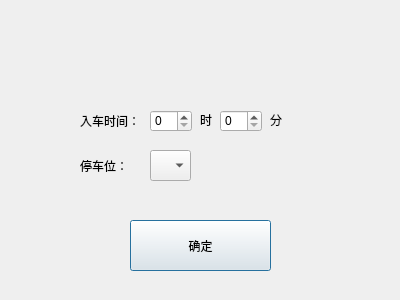
<?xml version="1.0" encoding="UTF-8"?>
<ui version="4.0">
 <class>InPosi</class>
 <widget class="QDialog" name="InPosi">
  <property name="geometry">
   <rect>
    <x>0</x>
    <y>0</y>
    <width>400</width>
    <height>300</height>
   </rect>
  </property>
  <property name="windowTitle">
   <string>Dialog</string>
  </property>
  <widget class="QLabel" name="label">
   <property name="geometry">
    <rect>
     <x>60</x>
     <y>30</y>
     <width>271</width>
     <height>41</height>
    </rect>
   </property>
   <property name="styleSheet">
    <string notr="true">font: 11pt &quot;宋体&quot;;</string>
   </property>
   <property name="text">
    <string/>
   </property>
  </widget>
  <widget class="QSpinBox" name="spinBox">
   <property name="geometry">
    <rect>
     <x>150</x>
     <y>110</y>
     <width>42</width>
     <height>22</height>
    </rect>
   </property>
  </widget>
  <widget class="QLabel" name="label_2">
   <property name="geometry">
    <rect>
     <x>80</x>
     <y>110</y>
     <width>61</width>
     <height>21</height>
    </rect>
   </property>
   <property name="text">
    <string>入车时间：</string>
   </property>
  </widget>
  <widget class="QLabel" name="label_3">
   <property name="geometry">
    <rect>
     <x>200</x>
     <y>110</y>
     <width>41</width>
     <height>20</height>
    </rect>
   </property>
   <property name="text">
    <string>时</string>
   </property>
  </widget>
  <widget class="QSpinBox" name="spinBox_2">
   <property name="geometry">
    <rect>
     <x>220</x>
     <y>110</y>
     <width>42</width>
     <height>22</height>
    </rect>
   </property>
  </widget>
  <widget class="QLabel" name="label_4">
   <property name="geometry">
    <rect>
     <x>270</x>
     <y>110</y>
     <width>61</width>
     <height>20</height>
    </rect>
   </property>
   <property name="text">
    <string>分</string>
   </property>
  </widget>
  <widget class="QComboBox" name="comboBox">
   <property name="geometry">
    <rect>
     <x>150</x>
     <y>150</y>
     <width>41</width>
     <height>31</height>
    </rect>
   </property>
  </widget>
  <widget class="QLabel" name="label_5">
   <property name="geometry">
    <rect>
     <x>80</x>
     <y>150</y>
     <width>61</width>
     <height>31</height>
    </rect>
   </property>
   <property name="text">
    <string>停车位：</string>
   </property>
  </widget>
  <widget class="QPushButton" name="pushButton">
   <property name="geometry">
    <rect>
     <x>130</x>
     <y>220</y>
     <width>141</width>
     <height>51</height>
    </rect>
   </property>
   <property name="text">
    <string>确定</string>
   </property>
  </widget>
 </widget>
 <resources/>
 <connections/>
</ui>
